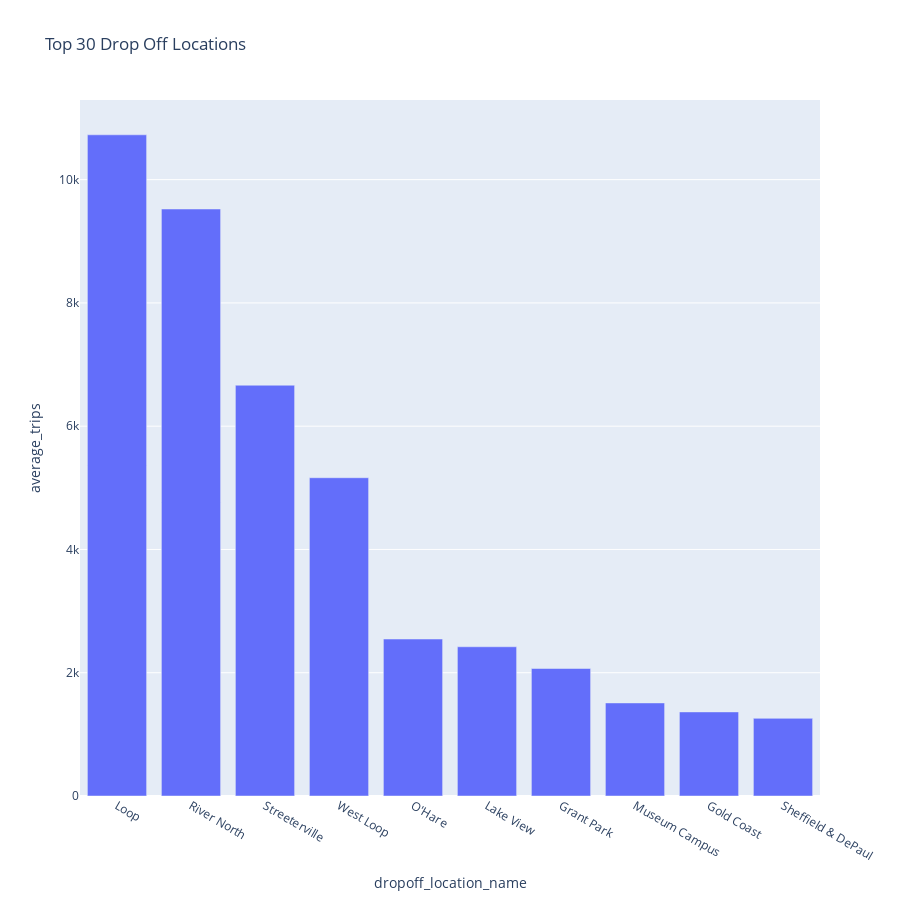

Notebook source saved alongside this figure:
### Markdown cell above
Flash Cab is the most popular taxi company by far. Flash had nearly twice as many trips as the second place competitor, Taxi Affiliation Services. AMong the top 10 companies, Flash Cab takes 19.7% of the trips.

### Code cell
px.bar(df_2.head(10), x='dropoff_location_name', y='average_trips', title='Top 30 Drop Off Locations', height=900)

### Figure 1 — Plotly figure (JSON) as saved in the notebook; plotly's stock layout.template omitted (floating-point values rounded to 4 significant figures)
{"data": [{"alignmentgroup": "True", "hovertemplate": "dropoff_location_name=%{x}<br>average_trips=%{y}<extra></extra>", "legendgroup": "", "marker": {"color": "#636efa", "pattern": {"shape": ""}}, "name": "", "offsetgroup": "", "orientation": "v", "showlegend": false, "textposition": "auto", "type": "bar", "x": ["Loop", "River North", "Streeterville", "West Loop", "O'Hare", "Lake View", "Grant Park", "Museum Campus", "Gold Coast", "Sheffield & DePaul"], "xaxis": "x", "y": [10730.0, 9524.0, 6665.0, 5164.0, 2547.0, 2421.0, 2069.0, 1510, 1364.0, 1260.0], "yaxis": "y"}], "layout": {"barmode": "relative", "height": 900, "legend": {"tracegroupgap": 0}, "title": {"text": "Top 30 Drop Off Locations"}, "xaxis": {"anchor": "y", "domain": [0, 1], "title": {"text": "dropoff_location_name"}}, "yaxis": {"anchor": "x", "domain": [0, 1], "title": {"text": "average_trips"}}}}
